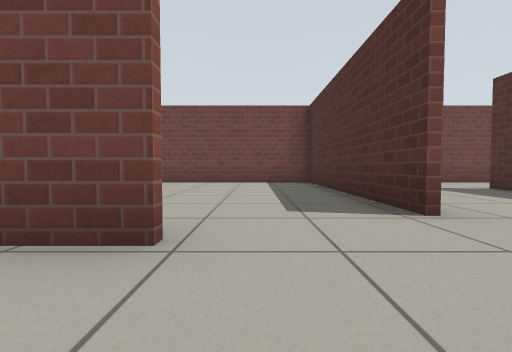
view 1 (above)

18 first-person views from a walk through a robot-simulator world made for Gazebo. The camera is 0.5 m above the floor, tilts 2° down and sees 90° across. The floor is counted in squares, 1 m on a side. Each view is taken from the middle of a square. On the plan, view 1 faces up. The plan holds only what a view shows up to about 9 squares ahead; the rest is blank. Gazebo's built-in surfaces are drawn with simple patterns.

view 2
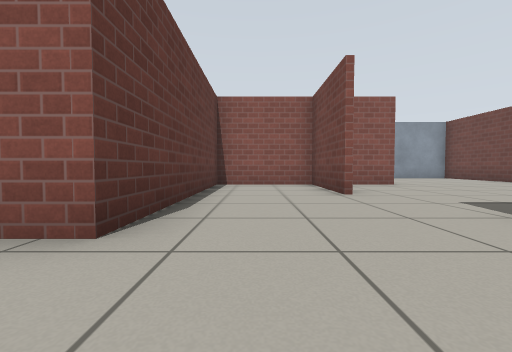

view 3
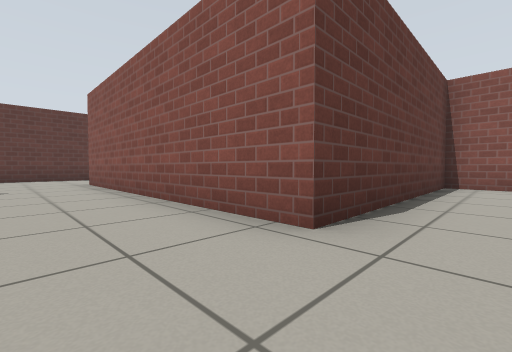

view 4
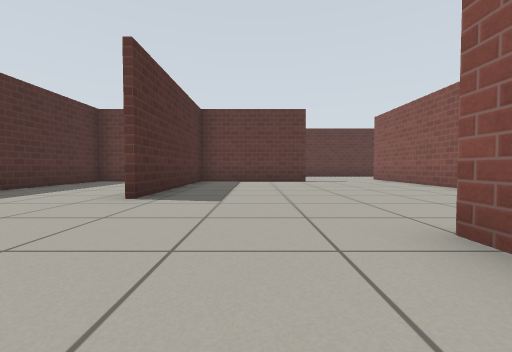

view 5
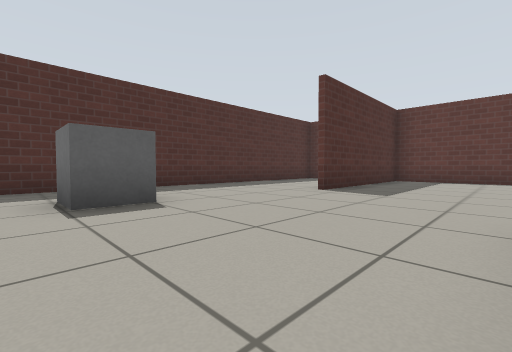

view 6
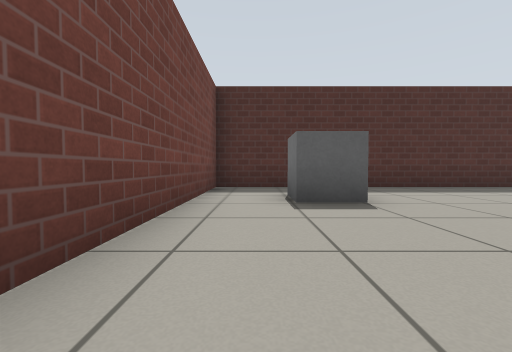

view 7
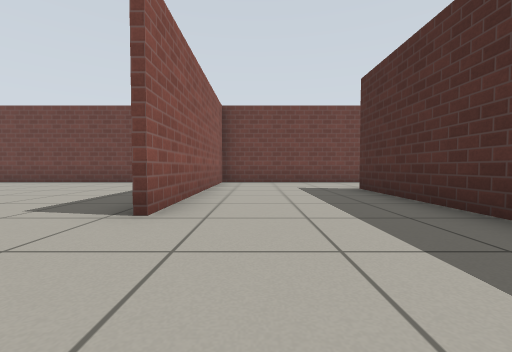

view 8
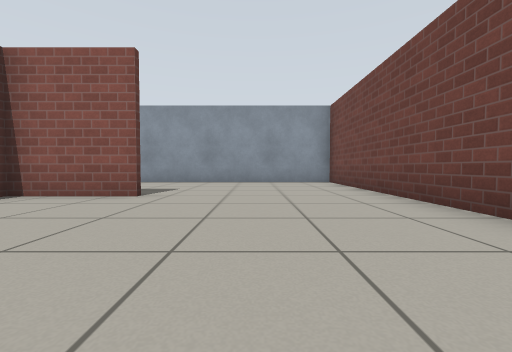

view 9
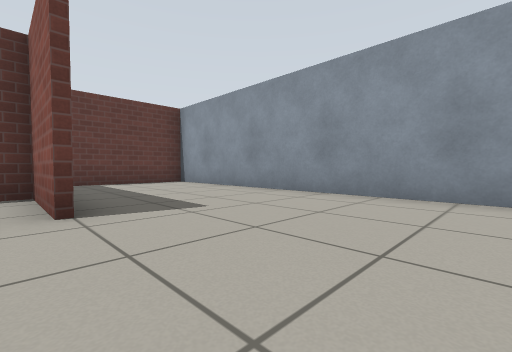

view 10
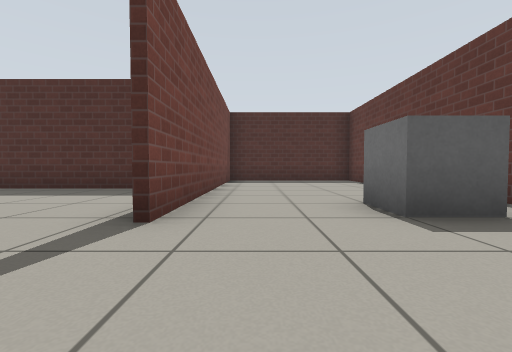

view 11
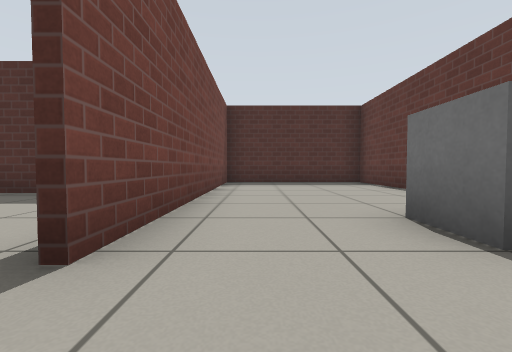

view 12
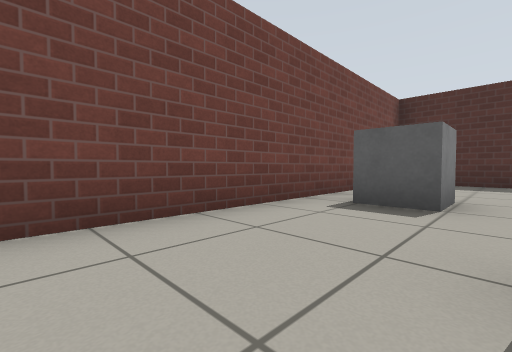

view 13
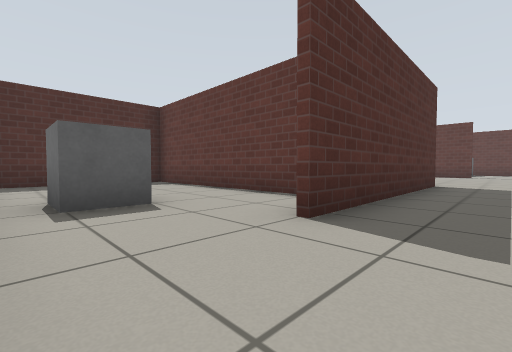

view 14
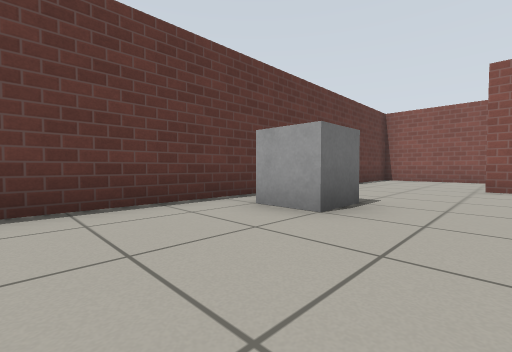

view 15
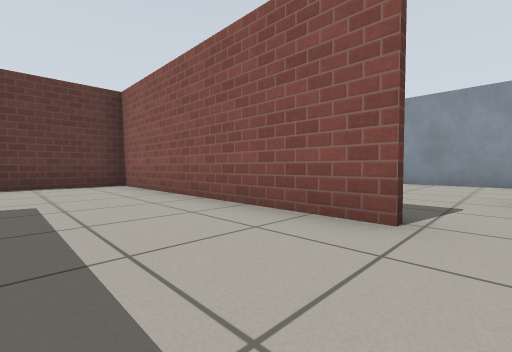

view 16
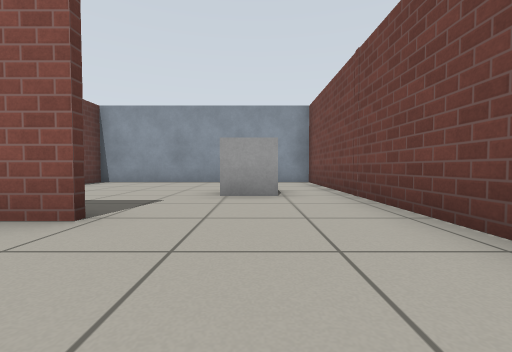

view 17
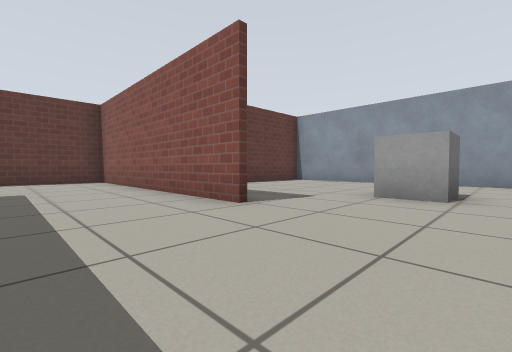

view 18
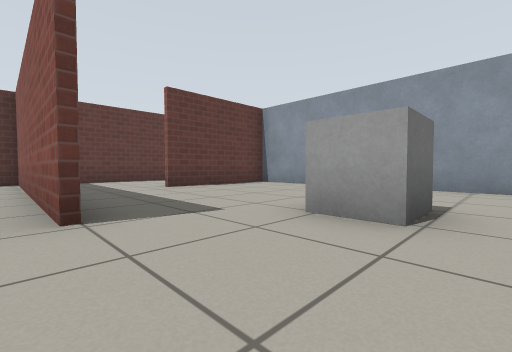

### Floor plan
Points are (right, up) in squares from view 1. A wall is a line through its corners. A room is listed if a view was taken in it or the views show most of it. See-through windows are left out.
Room 1 (views 1, 7, 8, 9)
walls: (-3.4, 4) (-3.4, 1.8) (-2.9, 1.8); (-0.6, 1.6) (-3.4, 1.6) (-3.4, -1.1) (2.2, -1.1); (1.7, 2.5) (1.7, 8.4) (-7.4, 8.4) (-7.4, -1.1) (-4.3, -1.1); (5.4, 0.1) (5.4, 1.6)
ways out: opening at (3.3, 0) to room 2; opening at (3.5, 2.5) to room 3
Room 2 (views 2, 3, 4, 5, 6, 10, 11, 14)
walls: (5.2, -6.9) (8.9, -6.9) (8.9, -2); (5.5, 0.6) (5.5, 0.1); (2.2, -1.1) (2.2, -8.4); (12.2, -7) (5.2, -7); (1.4, -11.4) (12.4, -11.4) (12.4, 4) (6.9, 4)
ways out: opening at (3.3, 0) to room 1; opening at (2, -9.5) to room 4
objects: grey box (6, -10); grey box (10, 2)
Room 3 (views 12, 13)
walls: (6.7, 4.1) (12.4, 4.1) (12.4, 8.4) (1.9, 8.4) (1.9, 2.5); (5.4, 1.6) (5.4, 6)
ways out: opening at (3.5, 2.5) to room 1
objects: grey box (8, 7)
Room 4 (views 15, 16, 17, 18)
walls: (-1.3, -4.6) (-1.3, -11.4) (1.4, -11.4); (-0.6, -1.3) (-7.4, -1.3) (-7.4, -8.1) (-3.9, -8.1)
ways out: opening at (2, -9.5) to room 2; opening at (-2.5, -8)
objects: grey box (-4, -3)

Positions as (right, up) in squares from view 1, and headings:
1: (0, 0), facing up
2: (4, 0), facing left
3: (4, 0), facing down-left
4: (7, 2), facing down
5: (6, 3), facing down-right
6: (6, 3), facing right
7: (3, 0), facing up
8: (1, 6), facing left
9: (-3, 7), facing down-left
10: (3, -8), facing right
11: (4, -8), facing right
12: (4, 6), facing up-right
13: (4, 8), facing down-right
14: (9, -8), facing down-left
15: (1, -4), facing down-left
16: (1, -3), facing left
17: (1, -2), facing down-left
18: (-1, -2), facing down-left
